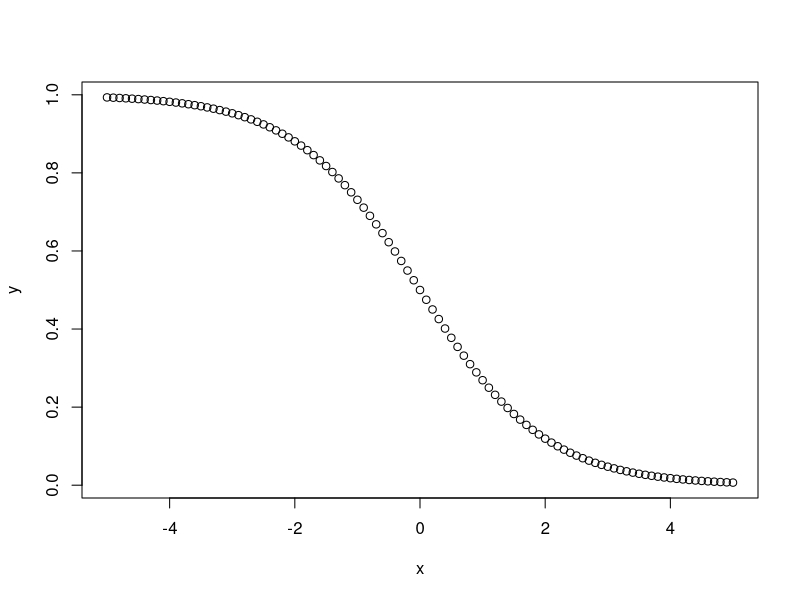
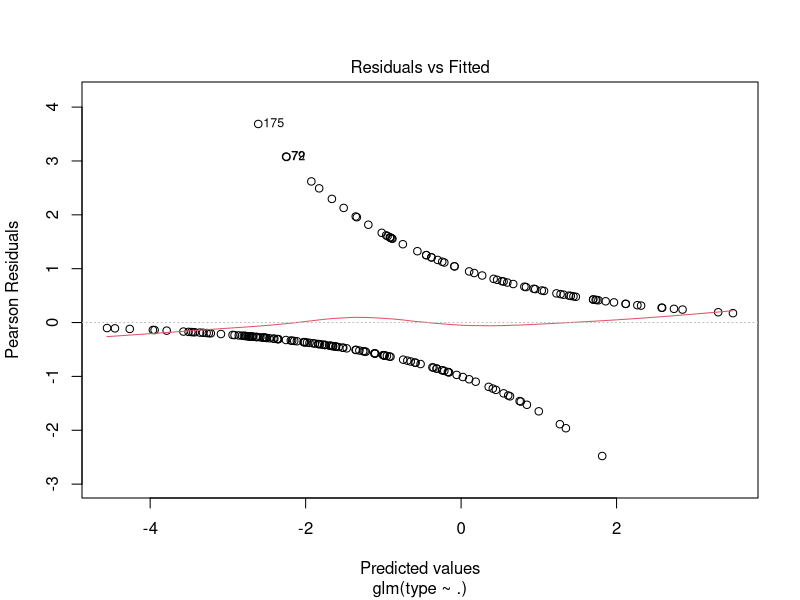
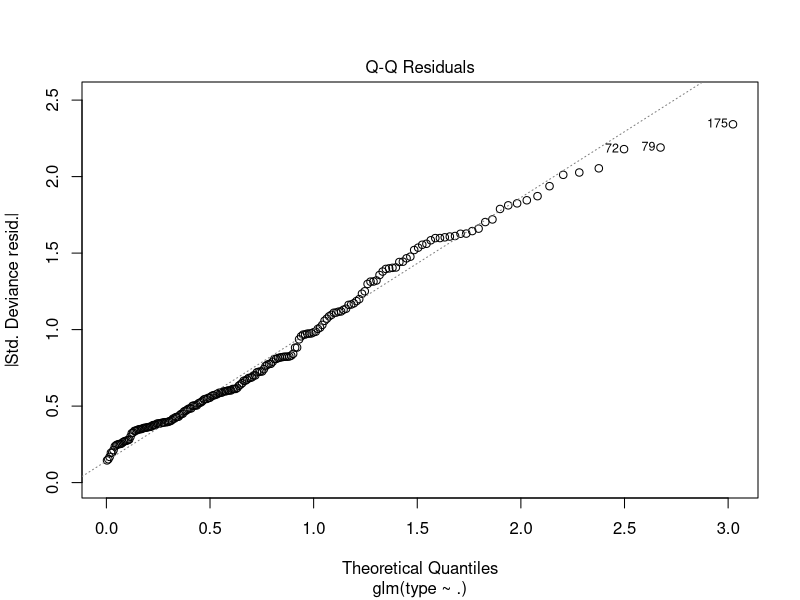
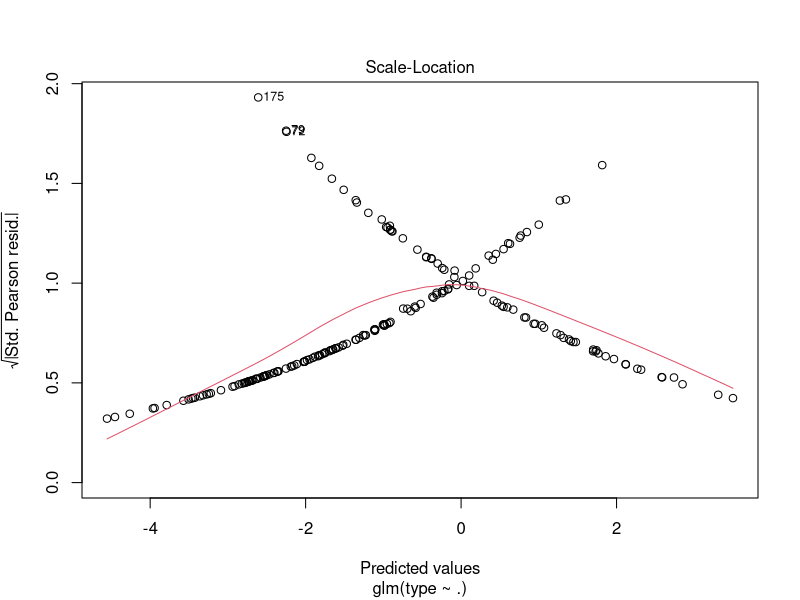
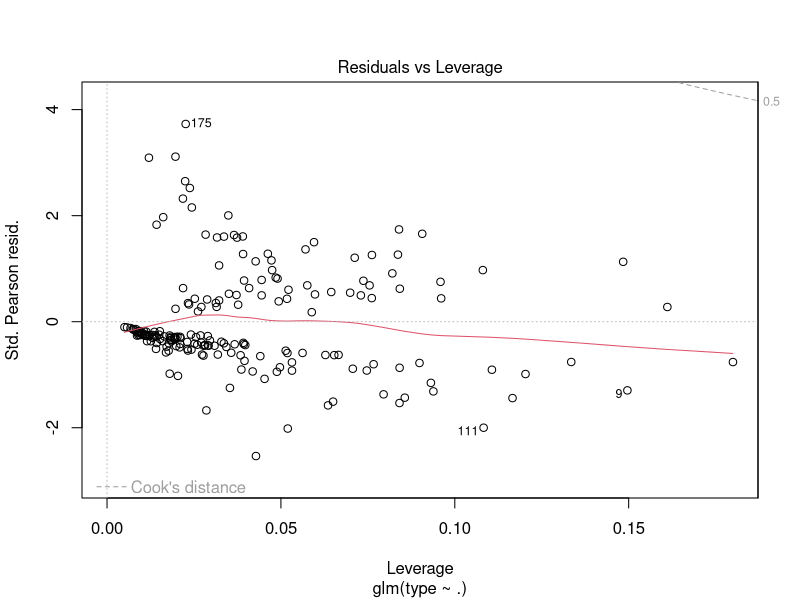

Here is the R script that generated these plots, in order:
## ---- chunk 1
x = (-50:50)/10
y = 1 / (1 + exp(x) )
plot(x,y)



## ---- chunk 2
library(MASS)
df = Pima.tr

df$type = ifelse(df$type == "Yes", 1, 0)
glm.fit = glm(type ~ ., data = Pima.tr, family = binomial)
summary(glm.fit)
plot(glm.fit)

glm.probs = predict(glm.fit, df, type = "response")
glm.preds = ifelse(glm.probs > 0.5, 1, 0)
table(glm.preds, df$type)

(116 + 39)/length(df$type)

test.probs = predict(glm.fit, Pima.te, type = "response")
test.preds = ifelse(test.probs > 0.5, 1, 0)
test_true = ifelse(Pima.te$type == "Yes", 1, 0)

table(test.preds, test_true)

(200 + 66)/length(test.probs)

## ---- chunk 3
library(MASS)
## ---- chunk 4
df = Pima.tr
df
## ---- chunk 5
names(Pima.tr)
df$type = ifelse(df$type == "Yes", 1, 0)
glm.fit = glm(type ~ ., data = Pima.tr, family = binomial)
summary(glm.fit)

## ---- chunk 6
glm.probs = predict(glm.fit, df, type = "response")
glm.preds = ifelse(glm.probs > 0.5, 1, 0)

df$type

table(glm.preds, df$type)
(116 + 39)/(length(df$type))
## ---- chunk 7
test.probs = predict(glm.fit, Pima.te, type = "response")
test.preds = ifelse(test.probs > 0.5, 1, 0)
test_true = ifelse(Pima.te$type == "Yes", 1, 0)

table(test.preds, test_true)

(200 + 66)/length(test.probs)

